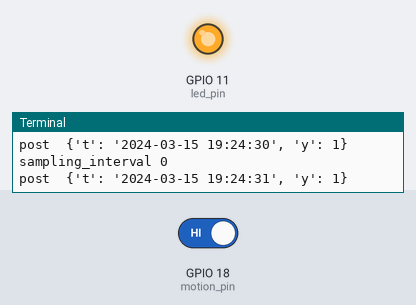
A program run on a simulated Raspberry Pi (BCM pin numbers). On the bench: output pins drawn as LEDs (lit = HIGH), the last lines printed to the terminal. The test bench sets the inputs (shaded band); at power-on: GPIO 18 (motion_pin) HIGH. The clock reads 2024-03-15 10:24:30 at power-on unless the program sets it; each call to the cloud database takes 0.3 s, and an entry nobody has set reads as its off value or as empty.

Above: at 1.8 s.
1.9 s: GPIO 18 (motion_pin) driven LOW
At 3.0 s:
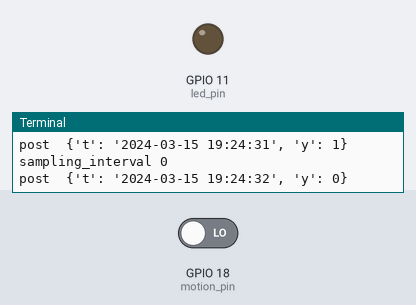
3.9 s: GPIO 18 (motion_pin) driven HIGH
At 4.5 s:
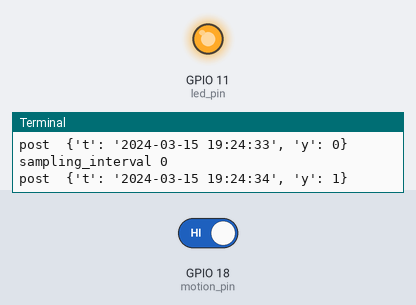
Timing chart, 0 to 6.9 s (numbered marks = the images above; inputs shaded):
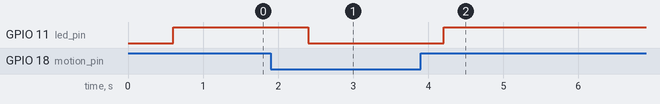

Measured:
- after the input at 1.9 s, GPIO 11 (led_pin): HIGH → LOW after 0.50 s
- after the input at 3.9 s, GPIO 11 (led_pin): LOW → HIGH after 0.31 s

The program:

human_sensor.py
```python
#!/usr/bin/python
# -*- coding: utf-8

from firebase import firebase
from datetime import datetime, timedelta
import RPi.GPIO as GPIO  # importing the RPi.GPIO module
import time  # importing the time module

GPIO.cleanup()  # to clean up at the end of your script
motion_pin = 18  # select the pin for the motion sensor
led_pin = 11

# Initialize the app with a service account, granting admin privileges
firebase = firebase.FirebaseApplication(
    'https://acerola-4cf84.firebaseio.com',
    None
)

# 'fan' or 'light'
target = 'light'
url = '/measure/' + target

# initilarize
firebase.delete('/measure', target)
firebase.put('', '/measure', target)


GPIO.setmode(GPIO.BCM)  # to specify which pin numbering system
GPIO.setwarnings(False)
GPIO.setup(motion_pin, GPIO.IN, pull_up_down=GPIO.PUD_UP)
GPIO.setup(led_pin, GPIO.OUT)
print "-----------------------------------------------------------------------"

# FIFO
que = []
stock_num = 10

while True:
    value = GPIO.input(motion_pin)
    now = datetime.now() + timedelta(hours=9)
    key = now.strftime('%Y-%m-%d %H:%M:%S')
    # only temp
    data = {'t': key, 'y': value}

    if value != 0:
        GPIO.output(led_pin, True)
    else:
        GPIO.output(led_pin, False)

    print 'post ', data
    result = firebase.post(url, data)
    que.append(result['name'])

    if len(que) > stock_num:
        # stock数以下のデータを削除
        key = que.pop(0)
        result = firebase.delete(url, key)
        print 'delete ', result

    sampling_interval = firebase.get(
        '/devices/'+target+'/sampling_interval', None)
    print 'sampling_interval', sampling_interval
    time.sleep(sampling_interval)

GPIO.cleanup()
```
